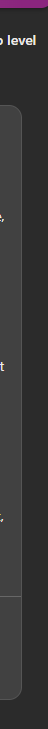
#> input picture try 2/test image/2.png, 48 x 729 px, found by its file name
$ python find_edge3.py
#> lines starting #> are read from the running program, lines starting #| are printed output that depends on the picture; after the words box and inside, x2 and y2 are one past the last pixel; in counts of white or black regions, pixels touching at a corner belong together
import cv2
import numpy as np

def find_centroids(dst):
    ret, dst = cv2.threshold(dst, 0.01 * dst.max(), 255, 0)
    dst = np.uint8(dst)
    # rest of function...

# Read image of the object
img = cv2.imread(r"H:\SPEAMMMM\TikTok\try 2\test image\2.png")
#> img is the input picture: shape (729, 48, 3); mean B, G, R 53.3, 52.4, 53.5
cv2.imshow("img", img)
bgr = cv2.cvtColor(img, cv2.COLOR_RGB2BGR)

# Convert to grayscale
gray = cv2.cvtColor(bgr, cv2.COLOR_BGR2GRAY)

# Apply threshold to get binary image
ret, thresh = cv2.threshold(gray,50, 70, 0)
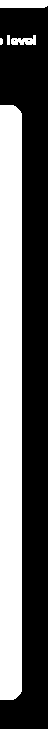
#> thresh: shape (729, 48); values 0 (black) and 70 (white), 38.9% white; 5 white regions (1 under 20 px)

# Find contours
ctrs, hier = cv2.findContours(thresh, cv2.RETR_TREE, cv2.CHAIN_APPROX_SIMPLE)
#> ctrs = 7 contours, 4 with area under 20; largest, box (x1, y1, x2, y2) and area: (0, 105, 22, 700) 12421, (0, 0, 48, 8) 326, (11, 35, 36, 45) 130

# Rest of code...


# Sort contours by area
sorted_ctrs = sorted(ctrs, key=lambda ctr: cv2.contourArea(ctr))
#> sorted_ctrs has the same summary as ctrs

# Get bounding box coordinates for each contour
for i, ctr in enumerate(sorted_ctrs):
    x, y, w, h = cv2.boundingRect(ctr)

    # Draw bounding box on the image
    cv2.rectangle(img, (x,y), (x+w,y+h), (0,255,0), 2)
#> this loop made 7 passes
#> (x, y, w, h) on passes 2, 3, 5, 6, 7: (27, 39, 4, 3), (0, 38, 3, 7), (11, 35, 25, 10), (0, 0, 48, 8), (0, 105, 22, 595)
#> (ctr, x, y, w, h) on passes 1, 4: ([[13, 40], [14, 39], [15, 40], [14, 41]], 13, 39, 3, 3), ([[7, 35], [7, 44], [9, 44], [9, 35]], 7, 35, 3, 10)
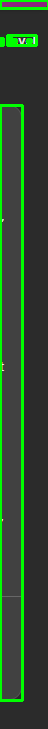
#> img: shape (729, 48, 3); 10.66% of pixels changed, all inside (x1, y1, x2, y2) = (0, 0, 48, 702)

# Display the image


print(x + w, y)
#| 22 105

print(sorted_ctrs[-1])
#| [[[  0 105]]
#|  [[  0 699]]
#|  [[ 13 699]]
#|  [[ 14 698]]
#|  [[ 15 698]]
#|  [[ 20 693]]
#|  [[ 20 692]]
#|  [[ 21 691]]
#|  [[ 21 113]]
#|  [[ 20 112]]
#|  [[ 20 111]]
#|  [[ 15 106]]
#> (further printed lines are left out)


cv2.imshow("Edges", img)
cv2.waitKey(0)
cv2.destroyAllWindows()

$ run again, with try 2/test image/3.png copied over try 2/test image/2.png
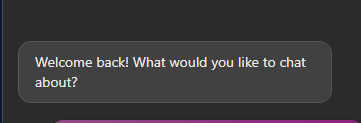
#> input picture try 2/test image/3.png, 361 x 123 px, found by its file name
#> img is the input picture: shape (123, 361, 3); mean B, G, R 58.6, 56.9, 58.6
#> `ret, thresh = cv2.threshold(gray,50, 70, 0)`:
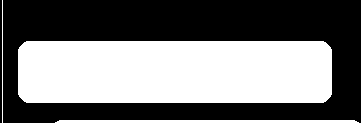
#> thresh: shape (123, 361); values 0 (black) and 70 (white), 45.9% white; 3 white regions
#> ctrs = 3 contours, 1 with area under 20; largest, box (x1, y1, x2, y2) and area: (18, 41, 332, 103) 18987, (55, 120, 359, 123) 596
#> sorted_ctrs has the same summary as ctrs
#> the loop `for i, ctr in enumerate(sorted_ctrs):` made 3 passes
#> (x, y, w, h) on passes 2 to 3: (55, 120, 304, 3), (18, 41, 314, 62)
#> after the loop `for i, ctr in enumerate(sorted_ctrs):`:
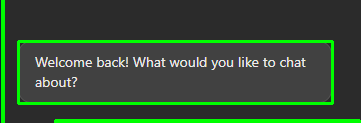
#> img: shape (123, 361, 3); 8.94% of pixels changed, all inside (x1, y1, x2, y2) = (1, 0, 361, 123)
#| 332 41
#> (printed output is left out)

$ run again, with try 2/test image/4.png copied over try 2/test image/2.png
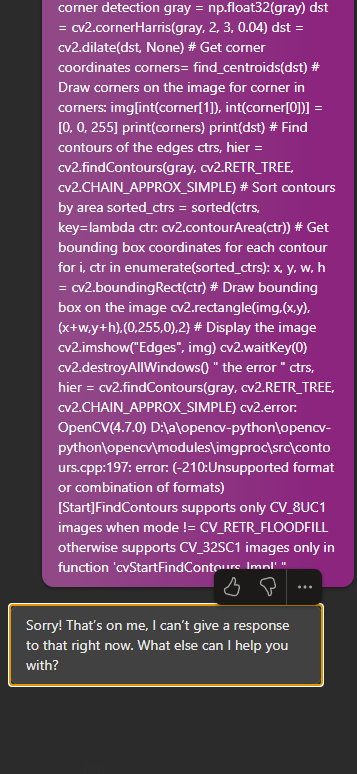
#> input picture try 2/test image/4.png, 357 x 774 px, found by its file name
#> img is the input picture: shape (774, 357, 3); mean B, G, R 113.3, 70.3, 120.9
#> `ret, thresh = cv2.threshold(gray,50, 70, 0)`:
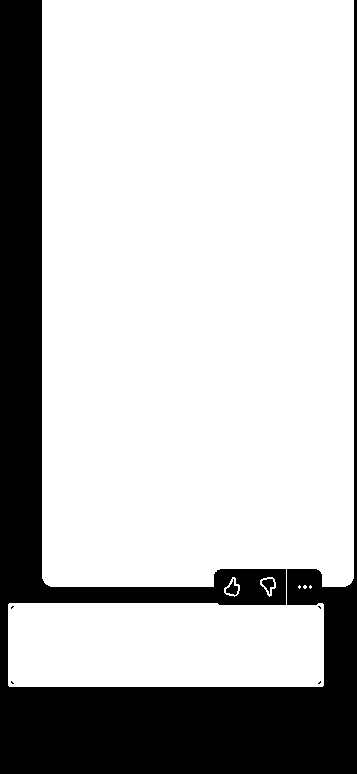
#> thresh: shape (774, 357); values 0 (black) and 70 (white), 75.2% white; 7 black regions (4 under 20 px)
#> ctrs = 12 contours, 7 with area under 20; largest, box (x1, y1, x2, y2) and area: (8, 0, 354, 687) 206214, (260, 577, 276, 597) 174, (224, 577, 240, 597) 173, (225, 578, 239, 596) 118, (261, 578, 275, 595) 116
#> sorted_ctrs has the same summary as ctrs
#> the loop `for i, ctr in enumerate(sorted_ctrs):` made 12 passes
#> (x, y, w, h) on passes 1 to 8: (309, 585, 3, 4), (298, 585, 3, 4), (303, 585, 4, 4), (317, 680, 5, 5), (10, 680, 5, 5), (317, 605, 5, 5), (10, 605, 5, 5), (261, 578, 14, 17)
#> after the loop `for i, ctr in enumerate(sorted_ctrs):`:
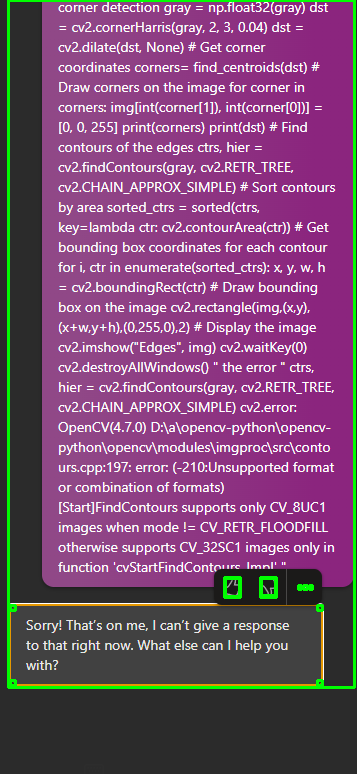
#> img: shape (774, 357, 3); 2.43% of pixels changed, all inside (x1, y1, x2, y2) = (7, 0, 356, 689)
#| 354 0
#> (printed output is left out)
